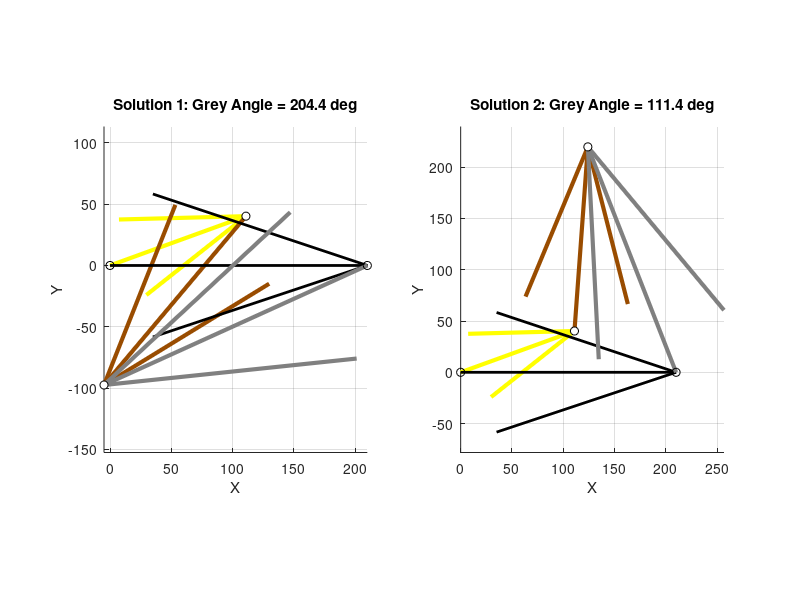

Recreate this plot in MATLAB.
clear all; close all; clc;

%% 1. SYSTEM PARAMETERS (Loop 1: Yellow -> Brown -> Grey)
L1 = 210; % d (Ground O2-O4)
L2 = 118; % a (Yellow Link - Input)
L3 = 180; % b (Brown Link - Coupler)
L4 = 236; % c (Grey Link - Output) Note: Length to pivot O4

a = L2;
b = L3;
c = L4;
d = L1;

% Input Angle (Yellow Link)
theta2_deg = 19.94; 
q2 = deg2rad(theta2_deg); 

%% 2. CALCULATION (Professor's Pattern with K1-K5)
% คำนวณค่า K constants
K1 = d/a;
K2 = d/c;
K3 = (a^2 - b^2 + c^2 + d^2) / (2*a*c);
K4 = d/b;
K5 = (c^2 - d^2 - a^2 - b^2) / (2*a*b);

% คำนวณสัมประสิทธิ์ A-F
A = cos(q2) - K1 - K2*cos(q2) + K3;
B = -2*sin(q2);
C = K1 - (K2+1)*cos(q2) + K3;

D = cos(q2) - K1 + K4*cos(q2) + K5;
E = -2*sin(q2);
F = K1 + (K4-1)*cos(q2) + K5;

% --- Solve for q4 (Output - Grey) ---
q41 = 2*atan((-B + sqrt(B^2 - 4*A*C)) / (2*A));
q42 = 2*atan((-B - sqrt(B^2 - 4*A*C)) / (2*A));

% --- Solve for q3 (Coupler - Brown) ---
q31 = 2*atan((-E + sqrt(E^2 - 4*D*F)) / (2*D));
q32 = 2*atan((-E - sqrt(E^2 - 4*D*F)) / (2*D));

% แปลงเป็น Degree
q41d = mod(rad2deg(q41), 360);
q42d = mod(rad2deg(q42), 360);
q31d = mod(rad2deg(q31), 360);
q32d = mod(rad2deg(q32), 360);

fprintf('=== Loop 1 Results ===\n');
fprintf('Input Yellow = %.2f deg\n', theta2_deg);
fprintf('Set 1: Brown(q3)=%.2f, Grey(q4)=%.2f\n', q31d, q41d);
fprintf('Set 2: Brown(q3)=%.2f, Grey(q4)=%.2f\n', q32d, q42d);

%% 3. VECTOR DEFINITION (Exp style)
RA = a*exp(1j*q2); % Yellow Vector

% --- Set 1 (Closed/Open?) ---
RBA1 = b*exp(1j*q31);   % Brown
RBO41 = c*exp(1j*q41);  % Grey
RB1 = RA + RBA1; 

% --- Set 2 (Closed/Open?) ---
RBA2 = b*exp(1j*q32);   % Brown
RBO42 = c*exp(1j*q42);  % Grey
RB2 = RA + RBA2;

RO4O2 = d*exp(1j*0); % Ground

% แยก Component
RAx = real(RA); RAy = imag(RA);
RO4O2x = real(RO4O2); RO4O2y = imag(RO4O2);

% Set 1
RBA1x = real(RBA1); RBA1y = imag(RBA1);
RBO41x = real(RBO41); RBO41y = imag(RBO41);
RB1x = real(RB1); RB1y = imag(RB1);

% Set 2
RBA2x = real(RBA2); RBA2y = imag(RBA2);
RBO42x = real(RBO42); RBO42y = imag(RBO42);
RB2x = real(RB2); RB2y = imag(RB2);

%% 4. PLOTTING (Side-by-Side)
figure('Color','w','Position',[100 100 1000 500]);

% --- Plot Solution 1 ---
subplot(1,2,1); hold on; axis equal; grid on;
title(['Solution 1: Grey Angle = ' num2str(q41d,'%.1f') ' deg']);
xlabel('X'); ylabel('Y');
% Draw Vectors
quiver(0, 0, RAx, RAy, 0, 'y', 'LineWidth', 3, 'MaxHeadSize', 0.5); % Yellow
quiver(RAx, RAy, RBA1x, RBA1y, 0, 'Color', [0.6 0.3 0], 'LineWidth', 3, 'MaxHeadSize', 0.5); % Brown
quiver(0, 0, RO4O2x, RO4O2y, 0, 'k', 'LineWidth', 2, 'MaxHeadSize', 0.5); % Ground
quiver(RO4O2x, RO4O2y, RBO41x, RBO41y, 0, 'Color', [0.5 0.5 0.5], 'LineWidth', 3, 'MaxHeadSize', 0.5); % Grey
% Joints
plot(0,0,'ko'); plot(RO4O2x,RO4O2y,'ko');
plot(RAx,RAy,'ko','MarkerFaceColor','w');
plot(RB1x,RB1y,'ko','MarkerFaceColor','w');


% --- Plot Solution 2 ---
subplot(1,2,2); hold on; axis equal; grid on;
title(['Solution 2: Grey Angle = ' num2str(q42d,'%.1f') ' deg']);
xlabel('X'); ylabel('Y');
% Draw Vectors
quiver(0, 0, RAx, RAy, 0, 'y', 'LineWidth', 3, 'MaxHeadSize', 0.5); % Yellow
quiver(RAx, RAy, RBA2x, RBA2y, 0, 'Color', [0.6 0.3 0], 'LineWidth', 3, 'MaxHeadSize', 0.5); % Brown
quiver(0, 0, RO4O2x, RO4O2y, 0, 'k', 'LineWidth', 2, 'MaxHeadSize', 0.5); % Ground
quiver(RO4O2x, RO4O2y, RBO42x, RBO42y, 0, 'Color', [0.5 0.5 0.5], 'LineWidth', 3, 'MaxHeadSize', 0.5); % Grey
% Joints
plot(0,0,'ko'); plot(RO4O2x,RO4O2y,'ko');
plot(RAx,RAy,'ko','MarkerFaceColor','w');
plot(RB2x,RB2y,'ko','MarkerFaceColor','w');
